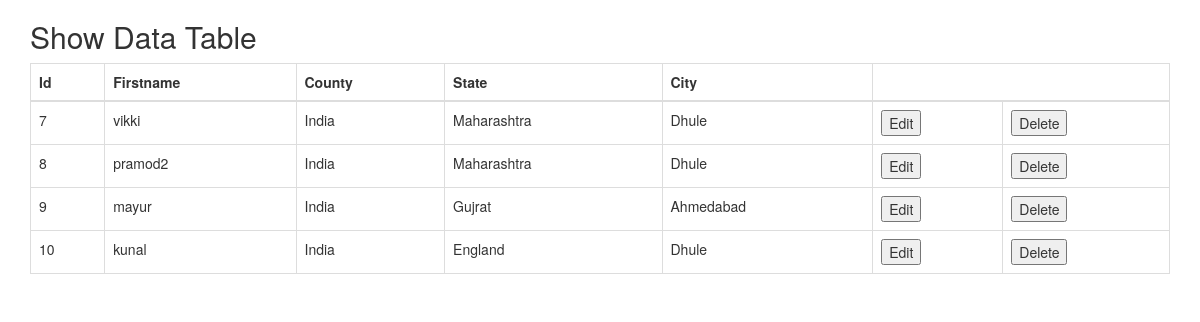
/showpage/, run on the app's committed database.
### myapp/models.py (models this page shows, shortened)
class Member(models.Model):
    name = models.CharField(max_length=50)
    state = models.CharField(max_length=50)
    country = models.CharField(max_length=50)
    city = models.CharField(max_length=50)

### myapp/views.py (the view)
# urls.py: path("showpage/", views.show_data, name = "show_page"),
def show_data(request):
    all_data = Member.objects.all()
    return render(request,"show_page.html",{'key1':all_data})

### myapp/templates/show_page.html (shortened to what this page needs)
<!DOCTYPE html>
<html lang="en">
<head>
    <link rel="stylesheet" href="https://maxcdn.bootstrapcdn.com/bootstrap/3.4.1/css/bootstrap.min.css">
</head>
<body>
    <div class="container">
        <h2>Show Data Table</h2>
        <table class="table table-bordered">
            <thread>
                <tr>
                    <th>Id</th>
                    <th>Firstname</th>
                    <th>County</th>
                    <th>State</th>
                    <th>City</th>
                </tr>
            </thread>
            {% if key1 %}
            <tbody>
              {% for i in key1 %}
                <tr>
                    <td>{{i.id}}</td>
                    <td>{{i.name}}</td>
                    <td>{{i.country}}</td>
                    <td>{{i.state}}</td>
                    <td>{{i.city}}</td>
                    <td>
                        <form name = "Editform" action = "{% url 'edit_page' pk=i.id %}" method="post">
                            <input type="submit" value="Edit">
                        </form>
                    </td>
                    <td>
                        <form name = "Deleteform" action = "{% url 'deletedata' pk=i.id %}" method="post">
                            <input type="submit" value="Delete">
                        </form>
                    </td>
                </tr>
                {% endfor %}
            </tbody>
            {% endif %}
        </table>
    </div>
</body>
</html>

### data on the page
Member: id "7", name "vikki", country "India", state "Maharashtra", city "Dhule"
Member: id "8", name "pramod2", country "India", state "Maharashtra", city "Dhule"
Member: id "9", name "mayur", country "India", state "Gujrat", city "Ahmedabad"
Member: id "10", name "kunal", country "India", state "England", city "Dhule"
